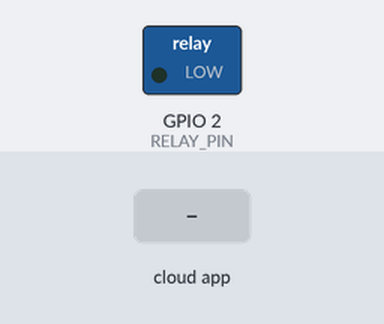
Recording of a sketch running on a simulated ESP8266 (NodeMCU). Shown: switched loads named in the sketch (green lamp = pin HIGH). The inputs (shaded band) are chosen by the test bench. WiFi joins after 1.5 s; servers stay silent unless stated.

Above: at 2.7 s.
2.8 s: the phone or cloud app sets 68cd609cc6e94834159b3dff to 1
At 4.0 s:
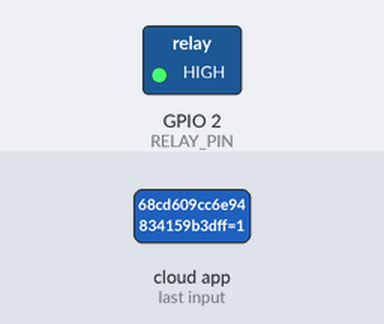
4.3 s: the phone or cloud app sets 68cd609cc6e94834159b3dff to 0
At 5.1 s:
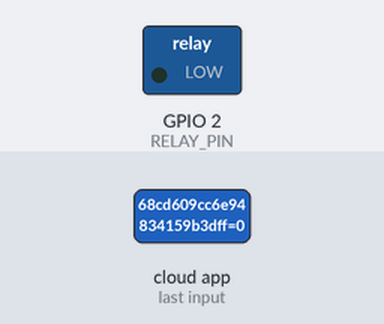
Timing chart, 0 to 7.3 s (numbered marks = the images above; inputs shaded):
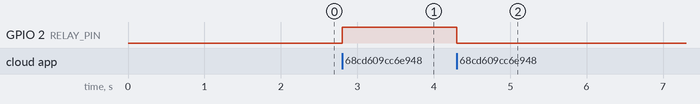

Measured:
- after the input at 2.8 s, GPIO 2 (RELAY_PIN): LOW → HIGH at once
- after the input at 4.3 s, GPIO 2 (RELAY_PIN): HIGH → LOW at once

The sketch:

sinricpro.ino
```cpp
#ifdef ENABLE_DEBUG
  #define DEBUG_ESP_PORT Serial
  #define NODEBUG_WEBSOCKETS
  #define NDEBUG
#endif

#include <Arduino.h>
#if defined(ESP8266)
  #include <ESP8266WiFi.h>
#elif defined(ESP32) || defined(ARDUINO_ARCH_RP2040)
  #include <WiFi.h>
#endif

#include "SinricPro.h"
#include "SinricProSwitch.h"

#define WIFI_SSID         "Redmi 13C"
#define WIFI_PASS         "pramod14"
#define APP_KEY           "d3976abf-4e8f-4d74-9c70-84b51f33274d"      // Should look like "de0bxxxx-1x3x-4x3x-ax2x-5dabxxxxxxxx"
#define APP_SECRET        "6e9bbe0d-732e-4226-8f1e-18abb231b0fe-c3592e7b-74e4-4549-b03a-027869cbfacc"   // Should look like "5f36xxxx-x3x7-4x3x-xexe-e86724a9xxxx-4c4axxxx-3x3x-x5xe-x9x3-333d65xxxxxx"
#define SWITCH_ID         "68cd609cc6e94834159b3dff"    // Should look like "5dc1564130xxxxxxxxxxxxxx"
#define BAUD_RATE         115200                // Change baudrate to your need

  #define RELAY_PIN         2                  // Pin where the relay is connected (D5 = GPIO 14 on ESP8266)


bool onPowerState(const String &deviceId, bool &state) {
  digitalWrite(RELAY_PIN, state);             // set pin state
  return true;                                // request handled properly
}

void setup() {
  pinMode(RELAY_PIN, OUTPUT);                 // set relay-pin to output mode
    WiFi.setAutoReconnect(true);

  WiFi.begin(WIFI_SSID, WIFI_PASS);           // start wifi
  while (WiFi.status() != WL_CONNECTED) {
    delay(250);
  }

  SinricProSwitch& mySwitch = SinricPro[SWITCH_ID];   // create new switch device
  mySwitch.onPowerState(onPowerState);                // apply onPowerState callback
  SinricPro.begin(APP_KEY, APP_SECRET);               // start SinricPro
}

void loop() {
  SinricPro.handle();                         // handle SinricPro commands
}
```
